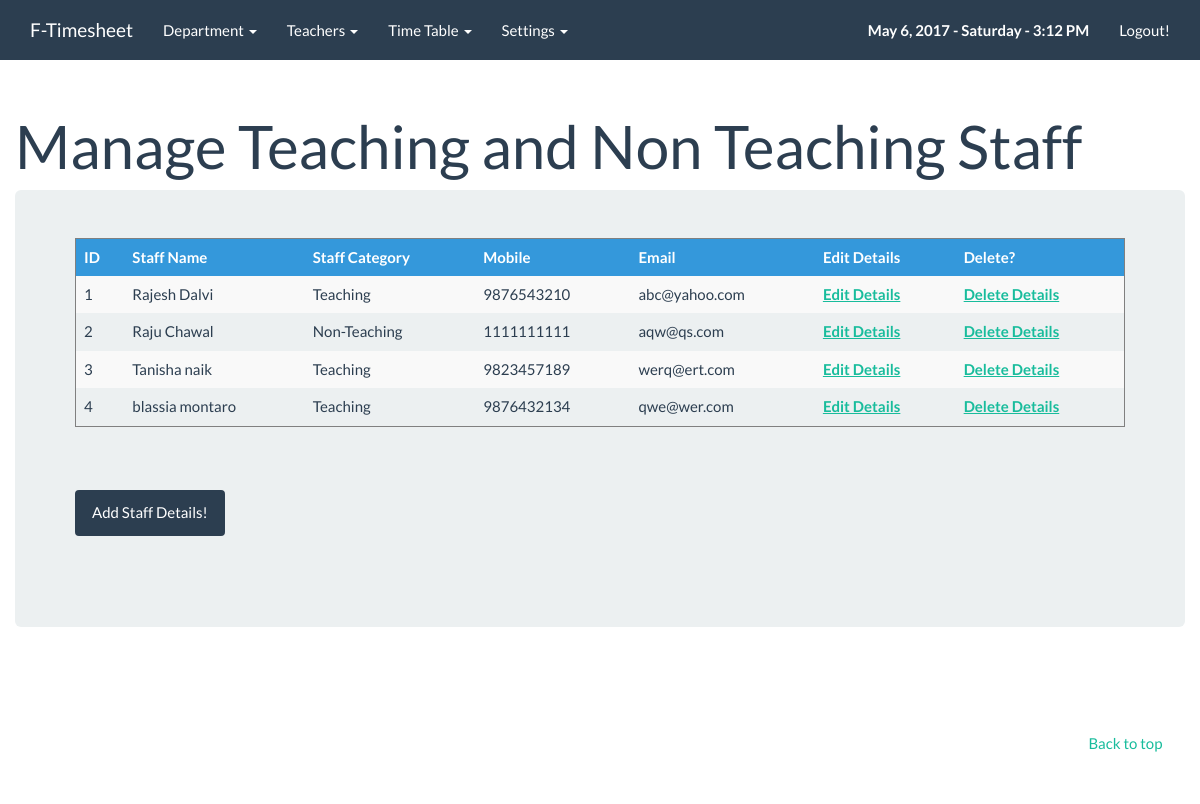
/admin/managestaff.php (signed in), run on the app's committed database.
### tables this page shows
CREATE TABLE IF NOT EXISTS `staffdetails` (
  `StaffId` int(11) NOT NULL AUTO_INCREMENT,
  `StaffName` varchar(100) NOT NULL,
  `StaffCategory` varchar(50) NOT NULL,
  `StaffMobile` varchar(10) NOT NULL,
  `StaffEmail` varchar(50) NOT NULL,
  PRIMARY KEY (`StaffId`)
);

### admin/managestaff.php (the view, shortened to what this page needs)
<?PHP
include("../config.php");
$GetNews = "SELECT * from staffdetails";
$FetchNews = mysqli_query($conn,$GetNews);
?><!DOCTYPE html>
<html lang="en">
  <head>
    <link rel="stylesheet" href="../css/bootstrap.css" media="screen">
    <link rel="stylesheet" href="../css/custom.min.css">
  </head>
  <body>
    <div class="navbar navbar-default navbar-fixed-top">
      <div class="container">
        <div class="navbar-header">
          <a href="index.php" class="navbar-brand">F-Timesheet</a>
        </div>
        <div class="navbar-collapse collapse" id="navbar-main">
        <ul class="nav navbar-nav">
         <li class="dropdown">
          <a href="#" class="dropdown-toggle" data-toggle="dropdown" role="button" aria-expanded="false">Department <span class="caret"></span></a>
        </li>
		<li class="dropdown">
          <a href="#" class="dropdown-toggle" data-toggle="dropdown" role="button" aria-expanded="false">Teachers <span class="caret"></span></a>
        </li>
		<li class="dropdown">
          <a href="#" class="dropdown-toggle" data-toggle="dropdown" role="button" aria-expanded="false">Time Table <span class="caret"></span></a>
        </li>
		<li class="dropdown">
          <a href="#" class="dropdown-toggle" data-toggle="dropdown" role="button" aria-expanded="false">Settings <span class="caret"></span></a>
        </li>
          </ul>
          <ul class="nav navbar-nav navbar-right">
            <li style="text-decoration:none;"><a><span id="date_time"></span></a>
            <script type="text/javascript">window.onload = date_time('date_time');</script></li>
			 <li>
              <a href="logout.php">Logout!</a>
            </li>
          </ul>
        </div>
      </div>
    </div>
    <div class="container">
      <div class="page-header" id="banner">
        <div class="row">
           <h1>Manage Teaching and Non Teaching Staff </h1>
		   <div class="jumbotron">
	<? if ($_GET['typ'] == 'edit'){
$GetStaff = "SELECT * from staffdetails where StaffId=".$_GET['id'];
$FetchStaff = mysqli_query($conn,$GetStaff);
$FetchStaff = mysqli_fetch_array($FetchStaff);
?>
	  <div class="well bs-component">
			 <form class="form-horizontal"  onsubmit="return verify1();" id="infoForm1" method="post">
                <fieldset>
                  <div class="form-group">
				     <label for="inputName" class="col-lg-2 control-label">Staff Name: </label>
                    <div class="col-lg-10">
                    <input type="text" class="form-control"   name="StaffName" value="<?=$FetchStaff['StaffName'];?>"   placeholder="Please Enter Staff Name" maxlength="100" required>
                  </div></div>
				    <div class="form-group">
				     <label for="inputName" class="col-lg-2 control-label">Staff Mobile: </label>
                    <div class="col-lg-10">
                    <input type="text" class="form-control" id="news" name="StaffMobile" value="<?=$FetchStaff['StaffMobile'];?>" placeholder="Please Enter Staff Mobile Number" maxlength="10" required>
                  </div></div>
				    <div class="form-group">
				     <label for="inputName" class="col-lg-2 control-label">Staff Email: </label>
                    <div class="col-lg-10">
                    <input type="email" class="form-control" id="news" name="StaffEmail"  value="<?=$FetchStaff['StaffEmail'];?>" placeholder="Please Enter Staff Email" maxlength="50" required>
                  </div></div>
				  <div class="form-group" >
      <label for="select" class="col-lg-2 control-label">Staff Category</label>
	  <div class="col-lg-10">
       <label><select class="form-control" name="staffcategory" id="staffcategory" required>
	   <option value="">-- Select Staff Category --</option>
	   <?if($FetchStaff['StaffCategory'] == "Teaching"){ $t1 = "selected";}else{$t2 = "selected";} ?>
	   <option value="Teaching" <?=$t1;?>>Teaching</option>
	   <option value="Non-Teaching" <?=$t2;?>>Non-Teaching</option>
         </select> </label>
        </select>
      </div>
    </div>
				   <div class="form-group">
                    <div class="col-lg-10 col-lg-offset-2">
					 <input type="hidden" value="updatestaff" name="formtype"/>
					 <input type="hidden" value="<?=$_GET['id'];?>"  name="staffid"/>
                        <input type="submit" value="Update Event Details" name="submit"  class="btn btn-primary"/>
             <br><br><div id="show1" style="color:red; font-weight:bold;"></div>
                    </div>
                  </div>
                </fieldset>
              </form>
			 </div>
	<?}else{?>
	 <table class="table table-striped table-hover " border="1">
  <thead>
    <tr class="info">
      <th class="row-1 row">ID</th>
      <th class="row-2 row">Staff Name</th>
   <th class="row-2 row"> Staff Category</th>
   <th class="row-2 row">Mobile</th>
   <th class="row-2 row"> Email</th>
   <th class="row-2 row"> Edit Details</th>
   <th class="row-2 row"> Delete?</th>
    </tr>
  </thead>
  <tbody>
 <?  if(mysqli_num_rows($FetchNews)>0){ $i=1;
 while ($ListData=mysqli_fetch_array($FetchNews)){
 ?>
  <tr>
      <td><?=$ListData['StaffId'];?></td>
	  <td><?=$ListData['StaffName'];?></td>
	  <td><?=$ListData['StaffCategory'];?></td>
	  <td><?=$ListData['StaffMobile'];?></td>
	  <td><?=$ListData['StaffEmail'];?></td>
      <td><a href="managestaff.php?id=<?=$ListData['StaffId'];?>&typ=edit"><b>Edit Details</b></a></td>
     <td><a href="managestaff.php?id=<?=$ListData['StaffId'];?>&typ=del"  onclick="return confirm('Are you sure you want to Delete this?');"><b>Delete Details</b></a></td>
    </tr>
<?    $i= $i+1; }  }else{ echo "<tr><td></td><td><center><strong>No Records to Display</strong></center></td></tr>"; } mysqli_close($conn); ?> </tbody></table>
					 <br><br><button class="btn btn-primary" id="show" >Add Staff Details! </button> <center> </center><br><br>
			 <?}?>
  </div>
		  </div>
		  </div>
      <footer>  <br>
        <div class="row">
		<ul class="list-unstyled">
              <li class="pull-right"><a href="#top">Back to top</a></li>
			  </ul>
        </div>
      </footer>
    </div>
 </body>
</html>

### data on the page
staffdetails: StaffId "1", StaffName "Rajesh Dalvi", StaffCategory "Teaching", StaffMobile "9876543210", StaffEmail "abc@yahoo.com"
staffdetails: StaffId "2", StaffName "Raju Chawal", StaffCategory "Non-Teaching", StaffMobile "1111111111", StaffEmail "aqw@qs.com"
staffdetails: StaffId "3", StaffName "Tanisha naik", StaffCategory "Teaching", StaffMobile "9823457189", StaffEmail "werq@ert.com"
staffdetails: StaffId "4", StaffName "blassia montaro", StaffCategory "Teaching", StaffMobile "9876432134", StaffEmail "qwe@wer.com"
